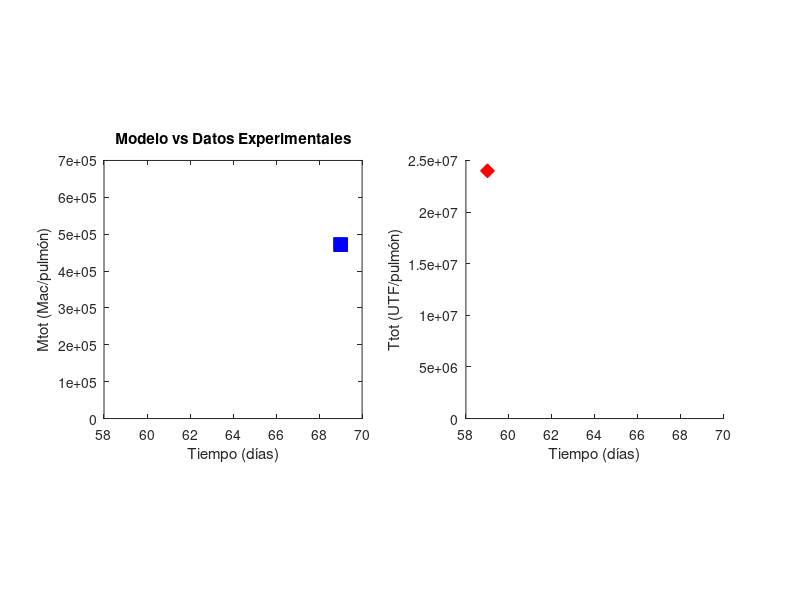

The MATLAB source for this figure: (Note: this script raises an error after producing the figure.)
%% Parameter values

%Optimized:
k2=2.176e-10; % fagocitosis
k4=40; %muerte de Tf por Mf
k5=1.4857; % apoptosis
k6=1000; % reclutamiento de M por Mf
k9=7.1981e-11; % muerte de M por T
k10=0.05; % muerte de Mf por T
k13=4; % necrosis
k14=134.57; % muerte de Mf por Tf

% Fixed
k1=0.0019; % muerte natural de M
k3=0.0019; % muerte natural de Mf
k8=0.3423; % tasa de crecimiento de T
k12=0.3423; % tasa de crecimiento de Tf
k15=2.4e+07; % capacidad de carga de T y de Tf
k16=7; %numero promedio de Tf fagocitada por Mf
k17=5.6957 %capacidad de interior de Mf vertido en la MEC de inducir fagocitosis

%% Experimental data
time_E=[ 60, 70]-1; % in days
%time_E=[ 1, 3 , 7, 14, 21, 28, 60, 70]-1

%Mtot_exp=[111038.96,108116.88, 176785.71, 43831.16, 251298.7, 625324.67, NaN, 471915.58]; % cel/pulmón NaN
%Ttot_exp=[320855.61,481283.42, 160427.8, 14438502.67, 19893048.12, 16844919.78, 2.4e7, NaN]; % UFC/pulmón

Mtot_exp=[NaN, 471915.58]; % cel/pulmón
Ttot_exp=[2.4e7, NaN]; % UFC/pulmón
%% Plot the data
figure(1)
hold on
subplot(1,2,1)
plot(time_E, Mtot_exp,'s','MarkerSize', 10, 'MarkerFaceColor', 'b', 'MarkerEdgeColor', 'b')
%hold on 
%plot(time_ET, log(Mtot_expT),'s','MarkerSize', 10, 'MarkerEdgeColor', 'b')
ylim([0,7e5])
ylabel('Mtot (Mac/pulmón)')
xlabel('Tiempo (días)')
axis square
title('Modelo vs Datos Experimentales')

subplot(1,2,2)
hold on
plot(time_E, Ttot_exp,'d', 'MarkerSize',10, 'MarkerFaceColor','r','MarkerEdgeColor', 'r') 
%hold on
%plot(time_ET, Ttot_expT,'d','MarkerSize', 10, 'MarkerEdgeColor', 'r')
ylim([0,2.5e7])
ylabel('Ttot (UTF/pulmón)')
xlabel('Tiempo (días)')
axis square

%% integration interval
tspan = [27 time_E(end)]; %integration interval
%tspan = [0 time_E(end)]; %integration interval

%% initial conditions: experimental data
%from F2 simulations
%y01=Mtot_exp(1);%Macrofago 
%y02=0;%Macrofago que fagocito
%y03=Ttot_exp(1);%Tuberculosis libre
%y04=0;%Tuberculosis fagocitada

y01=6.333001535743553e+05;%Macrofago
y02=0.019976728050907;%Macrofago que fagocito
y03=2.347018703753096e+07;%Tuberculosis libre
y04=77.418596989053060;%Tuberculosis fagocitada

y0=[y01 y02 y03 y04];

%% Call the ODE solver
[t,y] = ode15s(@(t,y)Tuberculosis_ODEs(t,y, k1, k2, k3, k4, k5, k6, k8, k9, k10, k12, k13, k14, k15, k16, k17),tspan,y0);

M_tot=y(:,1)+y(:,2);
T_tot=y(:,3)+y(:,4);
%%
subplot(1,2,1)
hold on
plot(t, M_tot,  'b', 'LineWidth',2);
%hold on
%plot(tT, log(M_totT),  '--b', 'LineWidth',2);
%title(['Parameters:' 'k_4=' num2str(k4) ', k_5=' num2str(k5)]);

subplot(1,2,2)
hold on
plot(t, T_tot,  'r', 'LineWidth',2);
%hold on
%plot(tT, T_totT,  '--r', 'LineWidth',2);
%title([  ', k_6=' num2str(k6) ', k_9=' num2str(k9)...
%  ', k_1_0=' num2str(k10) ', k_1_3=' num2str(k13) ', k_1_4=' num2str(k14)]);

%%


figure(4)
subplot(2,2,1)
hold on
plot(t, y(:,1),  'b', 'LineWidth',2);
%hold on
%plot(tT, yT(:,1),  '--b', 'LineWidth',2);
xlabel('Dias')
ylabel('M')

subplot(2,2,2)
hold on
plot(t, y(:,2), 'c', 'LineWidth',2);
%hold on
%plot(tT, yT(:,2), '--c', 'LineWidth',2);
xlabel('Dias')
ylabel('Mf')

subplot(2,2,3)
hold on
plot(t, y(:,3),  'r', 'LineWidth',2);
%hold on
%plot(tT, yT(:,3),  '--r', 'LineWidth',2);
xlabel('Dias')
ylabel('T')

subplot(2,2,4)
hold on
plot(t, y(:,4),  'm', 'LineWidth',2);
%hold on
%plot(tT, yT(:,4),  '--m', 'LineWidth',2);
xlabel('Dias')
ylabel('Tf')